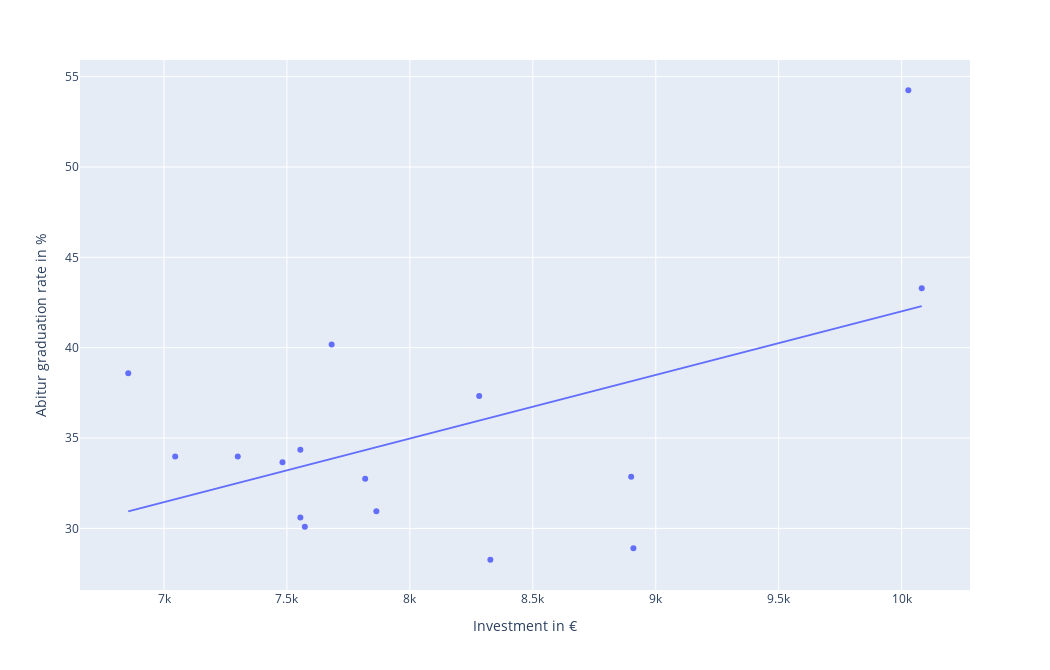
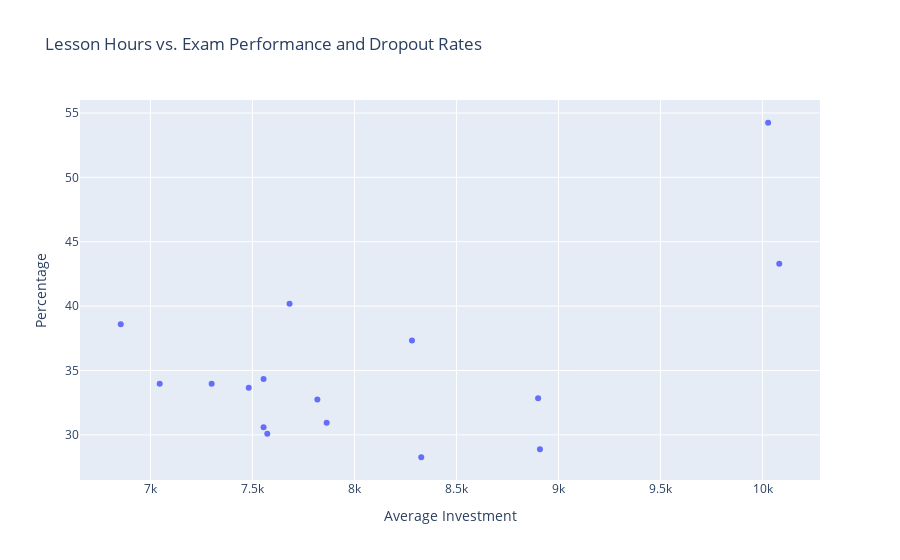

The notebook cell saved with these charts, in order:
### Code cell
import plotly.express as px

fig1 = px.scatter(test2, x='Allg bildende Schulen', y='avg_abitur_graduation_rate_in_%', trendline='ols', width=10.5*100, height=6.7*100)
fig1.update_layout(xaxis_title='Investment in €', yaxis_title='Abitur graduation rate in %')

#title='Correlation between Investment and Abitur Graduation Rate', 
# fig2 = px.scatter(avg_key_indicator, x='Allg bildende Schulen', y='avg_abitur_graduation_rate_perc', trendline='ols')
# fig2.update_layout(title='Correlation between Lesson Hours and Dropout Rate', xaxis_title='Investment', yaxis_title='Dropout Rate')

fig1.show()
# fig2.show()

import plotly.graph_objects as go

fig = go.Figure()

# add scatter plot for avg_abitur_graduation_rate_perc
# fig.add_trace(go.Scatter(x=avg_key_indicator['Allg bildende Schulen'], y=avg_key_indicator['avg_abitur_graduation_rate_perc'], mode='markers', name='Avg Dropout Rate', color='Federal States'))

# add scatter plot for avg_abitur_graduation_rate_in_%
fig.add_trace(go.Scatter(x=test2['Allg bildende Schulen'], y=test2['avg_abitur_graduation_rate_in_%'], mode='markers', name='avg_abitur_graduation_rate_in_%'))

# update layout
fig.update_layout(title='Lesson Hours vs. Exam Performance and Dropout Rates', xaxis_title='Average Investment', yaxis_title='Percentage', legend=dict(yanchor='top', y=0.99, xanchor='left', x=0.01))

fig.show()

### Figure 1 — Plotly figure (JSON) as saved in the notebook; plotly's stock layout.template omitted (floating-point values rounded to 4 significant figures)
{"data": [{"hovertemplate": "Allg bildende Schulen=%{x}<br>avg_abitur_graduation_rate_in_%=%{y}<extra></extra>", "legendgroup": "", "marker": {"color": "#636efa", "symbol": "circle"}, "mode": "markers", "name": "", "orientation": "v", "showlegend": false, "type": "scatter", "x": [7573.0, 8909.0, 10080.0, 7682.0, 8282.0, 10030.0, 7818.0, 7555.0, 7555.0, 6855.0, 7300, 7482.0, 7864.0, 8327.0, 7045.0, 8900], "xaxis": "x", "y": [30.09, 28.9, 43.28, 40.18, 37.33, 54.25, 32.75, 34.35, 30.6, 38.59, 33.98, 33.66, 30.95, 28.26, 33.97, 32.85], "yaxis": "y"}, {"hovertemplate": "<b>OLS trendline</b><br>avg_abitur_graduation_rate_in_% = 0.00351946 * Allg bildende Schulen + 6.81815<br>R<sup>2</sup>=0.268823<br><br>Allg bildende Schulen=%{x}<br>avg_abitur_graduation_rate_in_%=%{y} <b>(trend)</b><extra></extra>", "legendgroup": "", "marker": {"color": "#636efa", "symbol": "circle"}, "mode": "lines", "name": "", "showlegend": false, "type": "scatter", "x": [6855.0, 7045.0, 7300, 7482.0, 7555.0, 7555.0, 7573.0, 7682.0, 7818.0, 7864.0, 8282.0, 8327.0, 8900, 8909.0, 10030.0, 10080.0], "xaxis": "x", "y": [30.94, 31.61, 32.51, 33.15, 33.41, 33.41, 33.47, 33.85, 34.33, 34.49, 35.97, 36.13, 38.14, 38.17, 42.11, 42.3], "yaxis": "y"}], "layout": {"height": 670, "legend": {"tracegroupgap": 0}, "margin": {"t": 60}, "width": 1050, "xaxis": {"anchor": "y", "domain": [0, 1], "title": {"text": "Investment in €"}}, "yaxis": {"anchor": "x", "domain": [0, 1], "title": {"text": "Abitur graduation rate in %"}}}}

### Figure 2 — Plotly figure (JSON) as saved in the notebook; plotly's stock layout.template omitted (floating-point values rounded to 4 significant figures)
{"data": [{"mode": "markers", "name": "avg_abitur_graduation_rate_in_%", "type": "scatter", "x": [7573.0, 8909.0, 10080.0, 7682.0, 8282.0, 10030.0, 7818.0, 7555.0, 7555.0, 6855.0, 7300, 7482.0, 7864.0, 8327.0, 7045.0, 8900], "y": [30.09, 28.9, 43.28, 40.18, 37.33, 54.25, 32.75, 34.35, 30.6, 38.59, 33.98, 33.66, 30.95, 28.26, 33.97, 32.85]}], "layout": {"legend": {"x": 0.01, "xanchor": "left", "y": 0.99, "yanchor": "top"}, "title": {"text": "Lesson Hours vs. Exam Performance and Dropout Rates"}, "xaxis": {"title": {"text": "Average Investment"}}, "yaxis": {"title": {"text": "Percentage"}}}}
